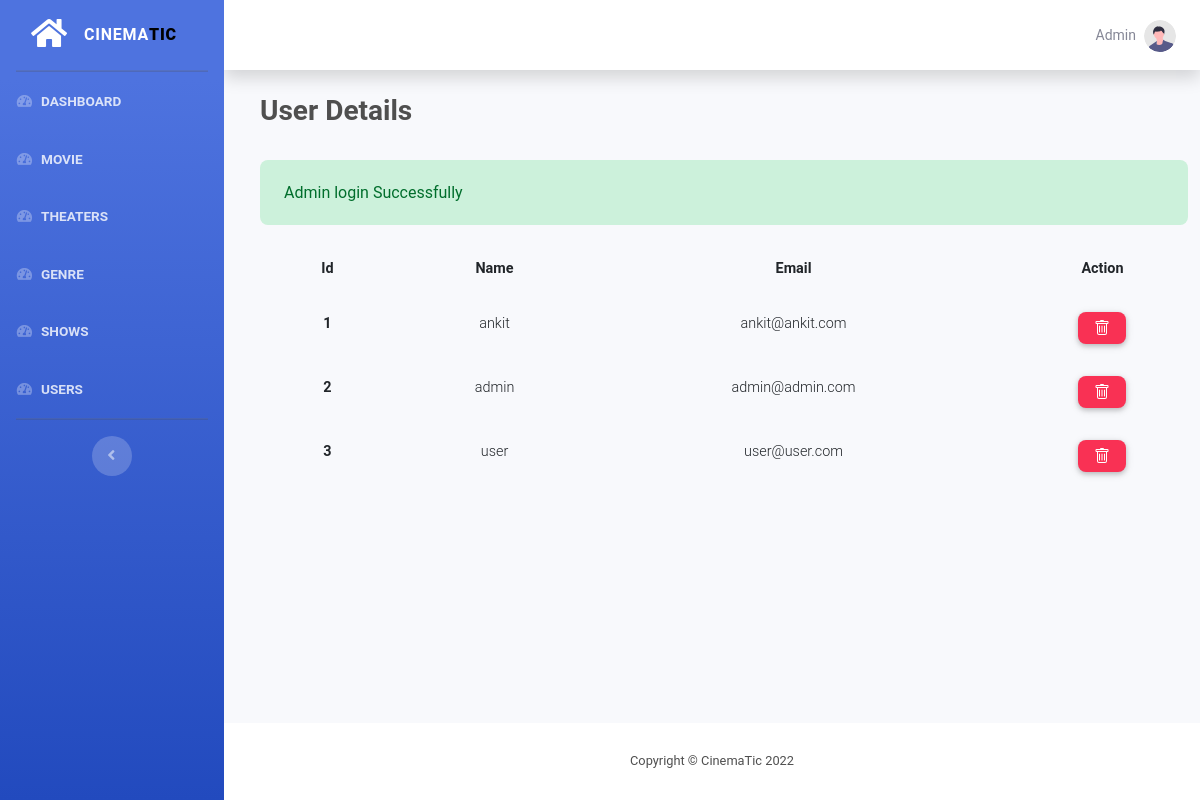
The app's page /admin/user/index.php (signed in), older data.
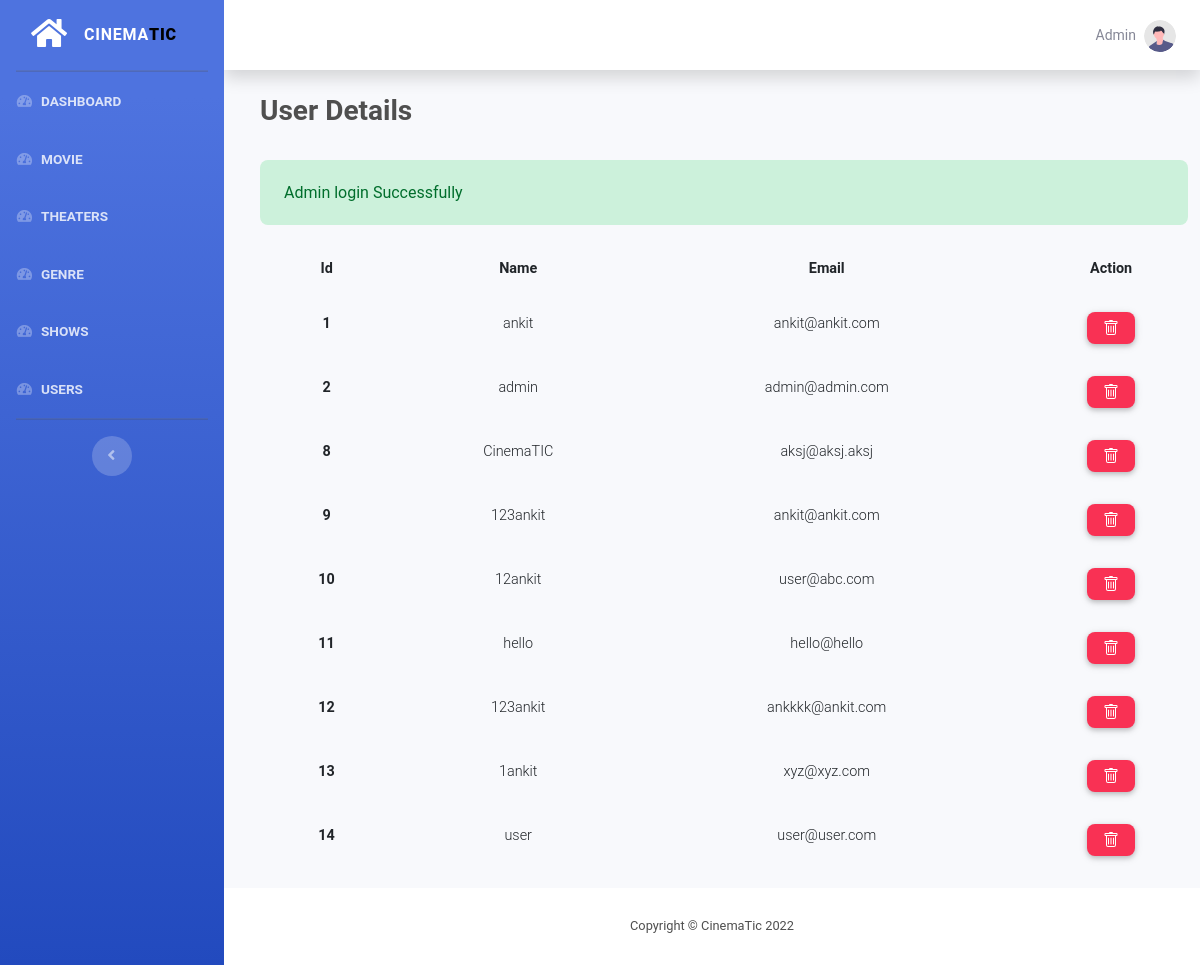
The same page, newer data.
### tables this page shows
CREATE TABLE `user` (
  `id` int(11) NOT NULL,
  `name` varchar(30) NOT NULL,
  `email` varchar(50) NOT NULL,
  `password` varchar(200) NOT NULL,
  `role` varchar(5) NOT NULL DEFAULT 'user'
);

### functions/functions.php (called while the page is built, shortened)
<?php
function hasSuccess()
{
    return !empty($_SESSION['success']);
}
function getSuccess()
{
    $msg = $_SESSION['success'] ?? '';
    return $msg;
}
function is_admin()
{
    $user = user();
    return true;
}
function check_admin()
{
    if (!is_admin()) {
        $login = "http://localhost/mtbs/login.php";
        Header("Location: " . $login);
    }
}

### functions/db.php (called while the page is built, shortened)
<?php
function pdo()
{
    $dbhost = "localhost";
    $dbname = "mtbs";
    $dbuser = "root";
    $dbpass = "";
    $options = [
        PDO::ATTR_DEFAULT_FETCH_MODE => PDO::FETCH_ASSOC
    ];
    $dsn = "mysql:host=" . $dbhost . ";dbname=" . $dbname;
    try {
        $pdo = new PDO($dsn, $dbuser, $dbpass, $options);
    } catch (PDOException $e) {
        die("Cannot Connect to Database: " . $e->getMessage());
    }
    return $pdo;
}
function is_logged()
{
    return true;
}
function user()
{
    if (is_logged()) {
        return find('user', $_SESSION['user_id']);
    }
    return false;
}
function where($table, $col, $opr, $val, $all = true)
{
    $pdo = pdo();
    $stmt = $pdo->prepare("SELECT * FROM $table WHERE $col $opr ?");
    $stmt->execute([$val]);
    return $stmt->fetch();
}
function find($table, $id)
{
    return where($table, 'id', '=', $id, false);
}
function all($table)
{
    $pdo = pdo();
    $stmt = $pdo->prepare("SELECT * FROM $table");
    $stmt->execute();
    return $stmt->fetchAll();
}

### admin/components/admin.php (called while the page is built, shortened)
<?php
include  __DIR__ . "/../../functions/db.php";
include  __DIR__ . "/../../functions/functions.php";
$result = check_admin();

### admin/user/index.php (the view, shortened to what this page needs)
<?php
require_once __DIR__ . "/../components/admin.php";
$result = all('user');
include  __DIR__ . "/../components/header.php";
include  __DIR__ . "/../components/sidebar.php";
?>
<div class="container-fluid">
    <div class="d-flex m-4 justify-content-between mb-4">
        <h3 class="font-weight-bold">User Details</h3>
    </div>
    <?php if (hasSuccess()) : ?>
        <div id="success" class="ml-4 alert alert-success">
            <?php echo getSuccess(); ?>
        </div>
    <?php endif; ?>
    <table class="table mx-4 table-responsive-md table-borderless">
        <thead>
            <tr>
                <th class="font-weight-bold text-center">Id</th>
                <th class="font-weight-bold text-center">Name</th>
                <th class="font-weight-bold text-center">Email</th>
                <th class="font-weight-bold text-center">Action</th>
            </tr>
        </thead>
        <tbody>
            <?php foreach ($result as $key) :
            ?>
                <tr>
                    <td class="font-weight-bold text-center"><?php echo $key['id']; ?></td>
                    <td class="text-center"><?php echo $key['name']; ?>
                    </td>
                    <td class="text-center">
                        <?php echo $key['email']; ?>
                    </td>
                    <td class="text-center">
                        <a class="btn btn-danger btn-sm rounded-5" style="height: 2rem;" onclick="confirmDelete(<?php echo $key['id']; ?>)" href="#!">
                        </a>
                    </td>
                </tr>
            <?php endforeach;  ?>
        </tbody>
    </table>
</div>
</div>
<?php include "../components/footer.php"; ?>

Row changes from the older to the newer data that the page shows:
removed user: id "3", name "user", email "user@user.com"
added user: id "8", name "CinemaTIC", email "aksj@aksj.aksj"
added user: id "9", name "123ankit", email "ankit@ankit.com"
added user: id "10", name "12ankit", email "user@abc.com"
added user: id "11", name "hello", email "hello@hello"
added user: id "12", name "123ankit", email "ankkkk@ankit.com"
added user: id "13", name "1ankit", email "xyz@xyz.com"
added user: id "14", name "user", email "user@user.com"
